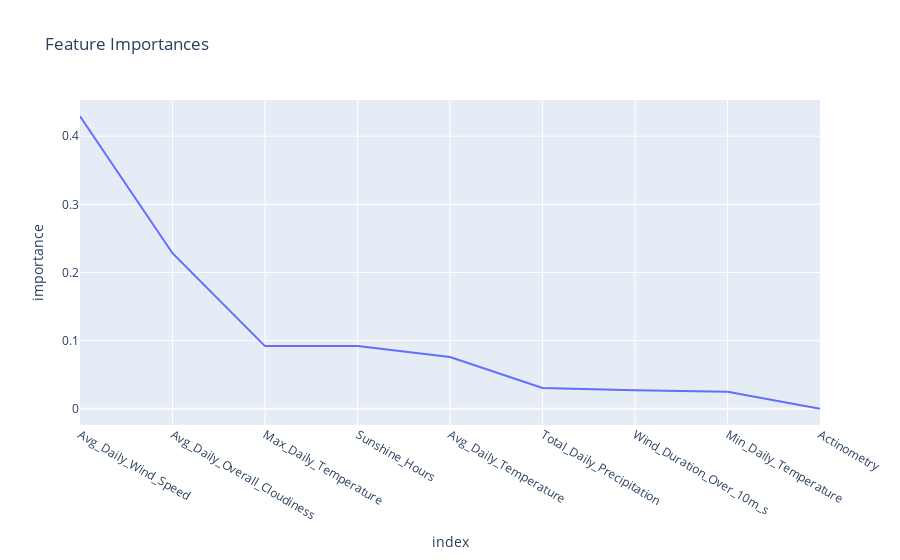

The cell this chart's notebook holds for it:
### Code cell
# plot feature importances
import plotly.express as px

fig = px.line(feature_importances, x=feature_importances.index, y='importance', title='Feature Importances')
fig.show()

### Figure 1 — Plotly figure (JSON) as saved in the notebook; plotly's stock layout.template omitted (floating-point values rounded to 4 significant figures)
{"data": [{"hovertemplate": "index=%{x}<br>importance=%{y}<extra></extra>", "legendgroup": "", "line": {"color": "#636efa", "dash": "solid"}, "marker": {"symbol": "circle"}, "mode": "lines", "name": "", "orientation": "v", "showlegend": false, "type": "scatter", "x": ["Avg_Daily_Wind_Speed", "Avg_Daily_Overall_Cloudiness", "Max_Daily_Temperature", "Sunshine_Hours", "Avg_Daily_Temperature", "Total_Daily_Precipitation", "Wind_Duration_Over_10m_s", "Min_Daily_Temperature", "Actinometry"], "xaxis": "x", "y": [0.4293, 0.2283, 0.09195, 0.09192, 0.07596, 0.03039, 0.02723, 0.02496, 0], "yaxis": "y"}], "layout": {"legend": {"tracegroupgap": 0}, "title": {"text": "Feature Importances"}, "xaxis": {"anchor": "y", "domain": [0, 1], "title": {"text": "index"}}, "yaxis": {"anchor": "x", "domain": [0, 1], "title": {"text": "importance"}}}}
